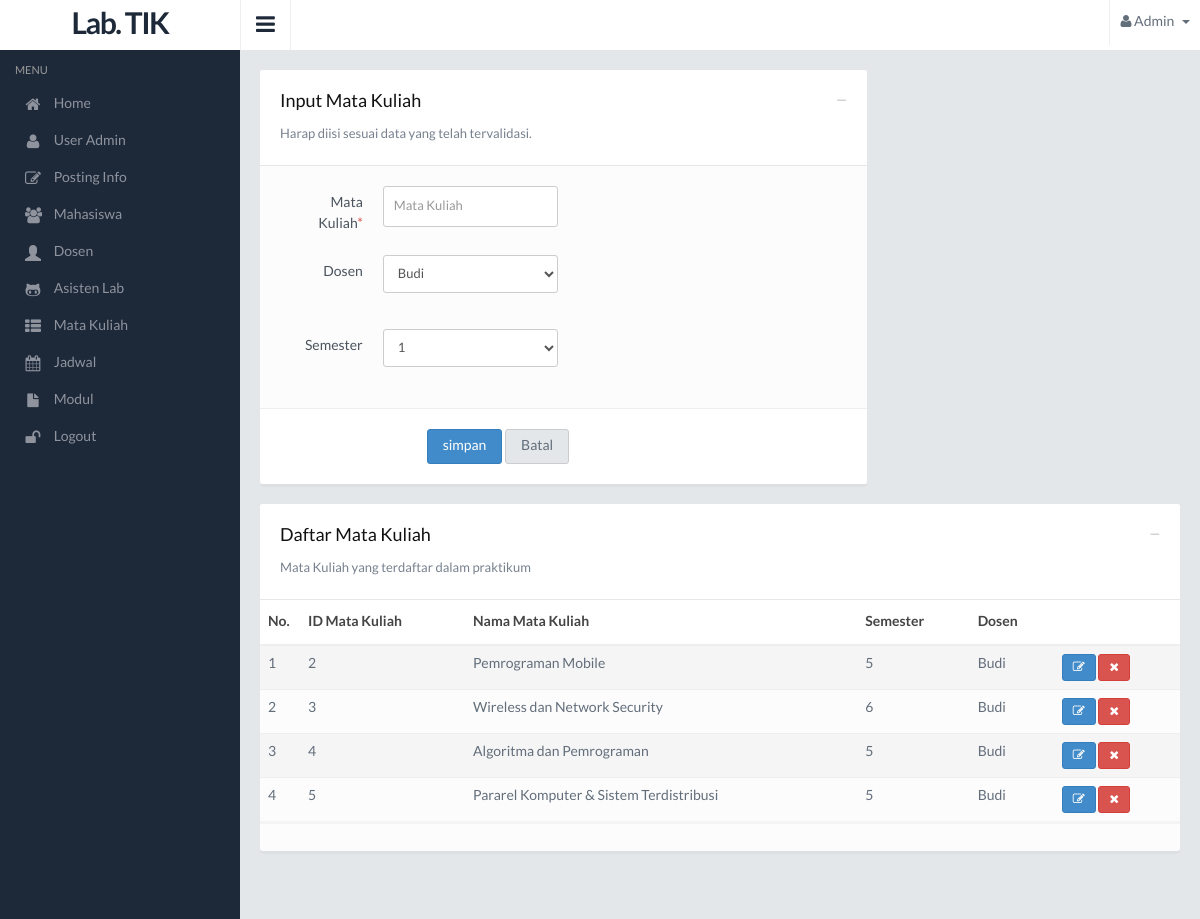
The app's page /admin/mata-kuliah.php (signed in) with its own data.
### tables this page shows
CREATE TABLE IF NOT EXISTS `tb_matkul` (
  `id_matkul` int(4) NOT NULL AUTO_INCREMENT,
  `nama_matkul` varchar(100) NOT NULL,
  `semester_matkul` int(2) NOT NULL,
  `dosen_matkul` varchar(100) NOT NULL,
  PRIMARY KEY (`id_matkul`)
);

### admin/mata-kuliah.php (the view, shortened to what this page needs)
?>  <!DOCTYPE html>
<html lang="en">
<head>
  <link href="../lib/css/style.default.css" rel="stylesheet">
  <link href="../lib/css/fullcalendar.css" rel="stylesheet">
</head>
<body>
<section>
  <div class="leftpanel">
    <div class="logopanel">
       <center> <h1>Lab. TIK</h1> </center>
    </div>
    <div class="leftpanelinner">
      <?php
        include 'menu.php';
      ?>
    </div>
  </div>
  <div class="mainpanel">
    <div class="headerbar">
      <a class="menutoggle"><i class="fa fa-bars"></i></a>
      <div class="header-right">
        <ul class="headermenu">
          <li>
            <div class="btn-group">
              <button type="button" class="btn btn-default dropdown-toggle" data-toggle="dropdown">
                <i class="fa fa-user"></i>
                Admin
                <span class="caret"></span>
              </button>
            </div>
          </li>
        </ul>
      </div>
    </div>
    <div class="contentpanel">
      <div class="row">
     <div class="col-md-8">
            <form id="basicForm" action="mata-kuliah-proses.php?act=tambah" class="form-horizontal" method="post">
              <div class="panel panel-default">
                <div class="panel-heading">
                  <div class="panel-btns">
                    <a href="#" class="minimize">&minus;</a>
                  </div>
                  <h4 class="panel-title">Input Mata Kuliah</h4>
                  <p>Harap diisi sesuai data yang telah tervalidasi.</p>
                </div>
                <div class="panel-body">
                  <div class="col-md-6">
                    <div class="form-group">
                      <label class="col-sm-4 control-label">Mata Kuliah<span class="asterisk">*</span></label>
                      <div class="col-sm-8">
                        <input type="text" name="matkul" class="form-control" placeholder="Mata Kuliah" required />
                      </div>
                    </div>
                    <div class="form-group">
                      <label class="col-sm-4 control-label">Dosen</label>
                      <div class="col-sm-8">
                        <select class="form-control" name="dosen" required>
                          <?php
                      $q = mysql_query("SELECT * FROM tb_dosen ");
                      while ($r = mysql_fetch_assoc($q)) {
                        ?>
                      <option value="<?=$r['nama_dosen']?>"><?=$r['nama_dosen']?></option>
                      <?php } ?>
                    </select>
                      </div>
                    </div>
                  <div class="form-group">
                  <label class="col-sm-4 control-label">Semester</label>
                  <div class="col-sm-8">
                    <select id="semester" class="form-control" name="semester" required>
                      <?php for ($i=1; $i < 8; $i++) { ?>
                      <option value="<?=$i;?>"><?=$i;?></option>
                      <?php } ?>
                    </select>
                  </div>
                </div>
                  </div>
                </div>
                <div class="panel-footer">
                  <div class="row">
                    <div class="col-sm-9 col-sm-offset-3">
                      <button class="btn btn-primary">simpan</button>
                      <button type="reset" class="btn btn-default">Batal</button>
                    </div>
                  </div>
                </div>
              </div>
            </form>
          </div>
          <div class="col-md-4">
          </div>
        </div>
        <div class="row">
          <div class="col-md-12">
            <div class="panel panel-default">
              <div class="panel-heading">
                <div class="panel-btns">
                  <a href="#" class="minimize">&minus;</a>
                </div>
                <h4 class="panel-title">Daftar Mata Kuliah</h4>
                <p>Mata Kuliah yang terdaftar dalam praktikum</p>
              </div>
              <div class="panel-body panel-body-nopadding">
                <div class="table-responsive">
                  <table class="table table-striped mb30">
                    <thead>
                      <tr>
                        <th width="40">No.</th>
                        <th>ID Mata Kuliah</th>
                        <th>Nama Mata Kuliah</th>
                        <th>Semester</th>
                        <th>Dosen</th>
                        <th></th>
                      </tr>
                    </thead>
                    <tbody>
                      <?php
                      $q = mysql_query("SELECT * FROM tb_matkul ");
                      $no=1;
                      while ($r = mysql_fetch_assoc($q)) {
                        ?>
                        <tr>
                          <td><?=$no ?></td>
                          <td><?=$r['id_matkul']?></td>
                          <td><?=$r['nama_matkul']?></td>
                          <td><?=$r['semester_matkul']?></td>
                          <td><?=$r['dosen_matkul']?></td>
                          <td>
                            <a href="mata-kuliah-edit.php?id=<?=$r['id_matkul']?>&act=edit">
                              <button class="btn btn-primary btn-xs">
                                <li class="fa fa-edit"></li>
                              </button>
                            </a>
                            <a href="mata-kuliah-proses.php?id=<?=$r['id_matkul']?>&act=hapus">
                              <button class="btn btn-danger btn-xs">
                                <li class="fa fa-times"></li>
                              </button>
                            </a>
                          </td>
                        </tr>
                        <?php
                          $no++;
                          }
                        ?>
                      </tbody>
                    </table>
                  </div>
                </div>
              </div>
            </div>
          </div>
    </div>
  </div>
</section>
</body>
</html>

### records on screen
tb_matkul: id_matkul "2", nama_matkul "Pemrograman Mobile", semester_matkul "5", dosen_matkul "Budi"
tb_matkul: id_matkul "3", nama_matkul "Wireless dan Network Security", semester_matkul "6", dosen_matkul "Budi"
tb_matkul: id_matkul "4", nama_matkul "Algoritma dan Pemrograman", semester_matkul "5", dosen_matkul "Budi"
tb_matkul: id_matkul "5", nama_matkul "Pararel Komputer & Sistem Terdistribusi", semester_matkul "5", dosen_matkul "Budi"

### other values on screen
form field dosen "Budi"
form field semester "1"
